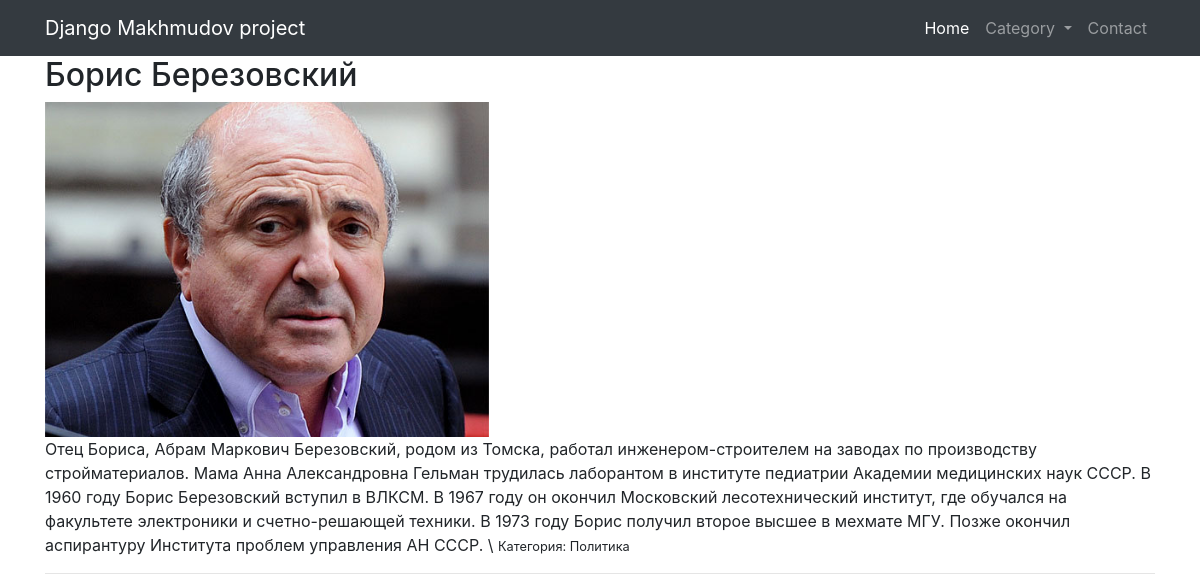
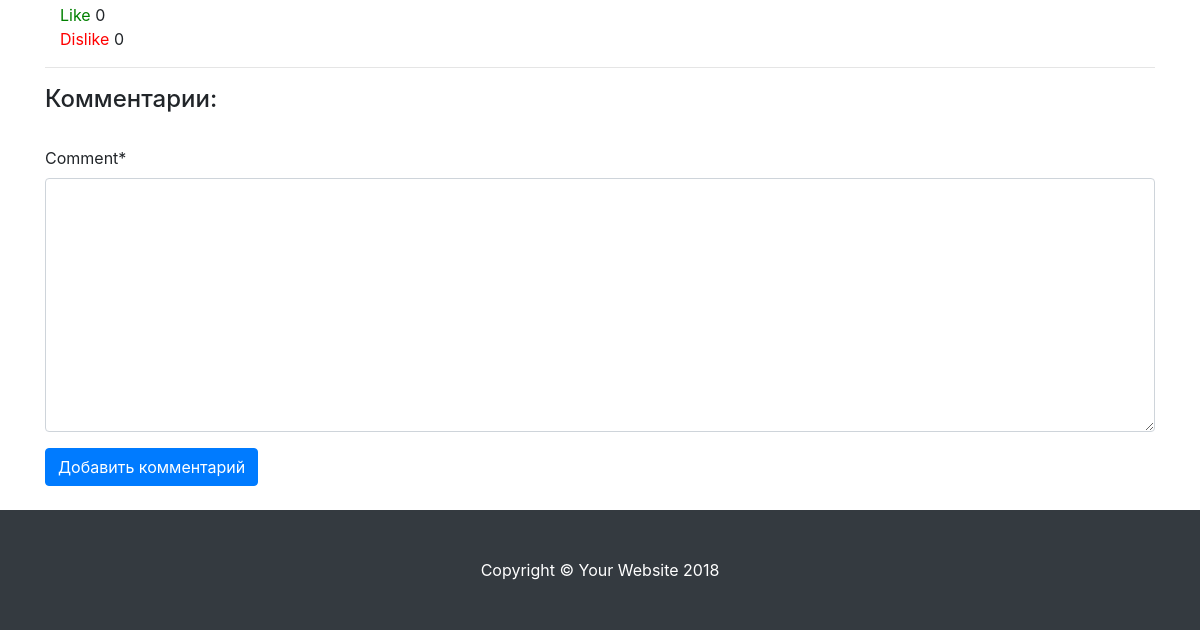
/articles/policy/boris-berezovskij, run on an earlier commit of the app's database (2 pictures, top to bottom).
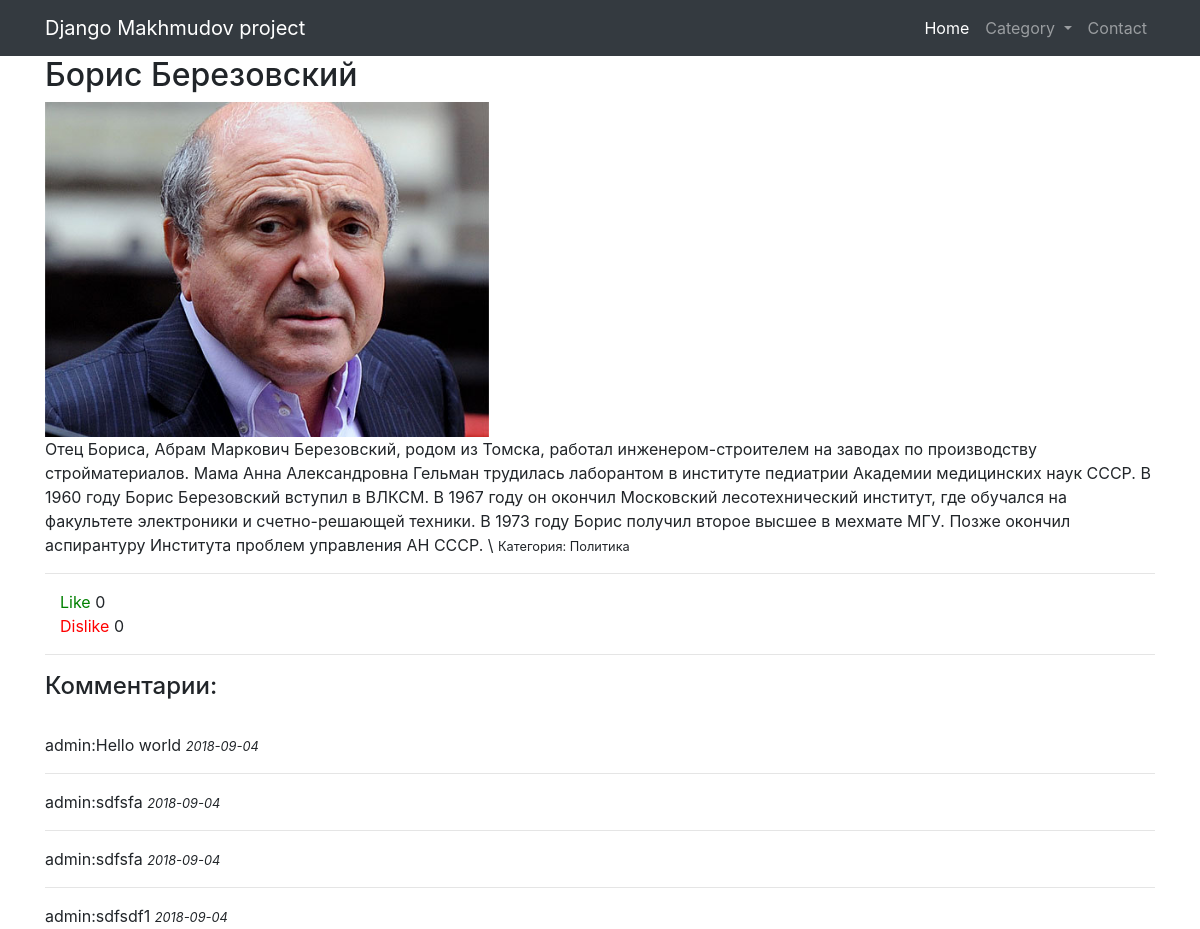
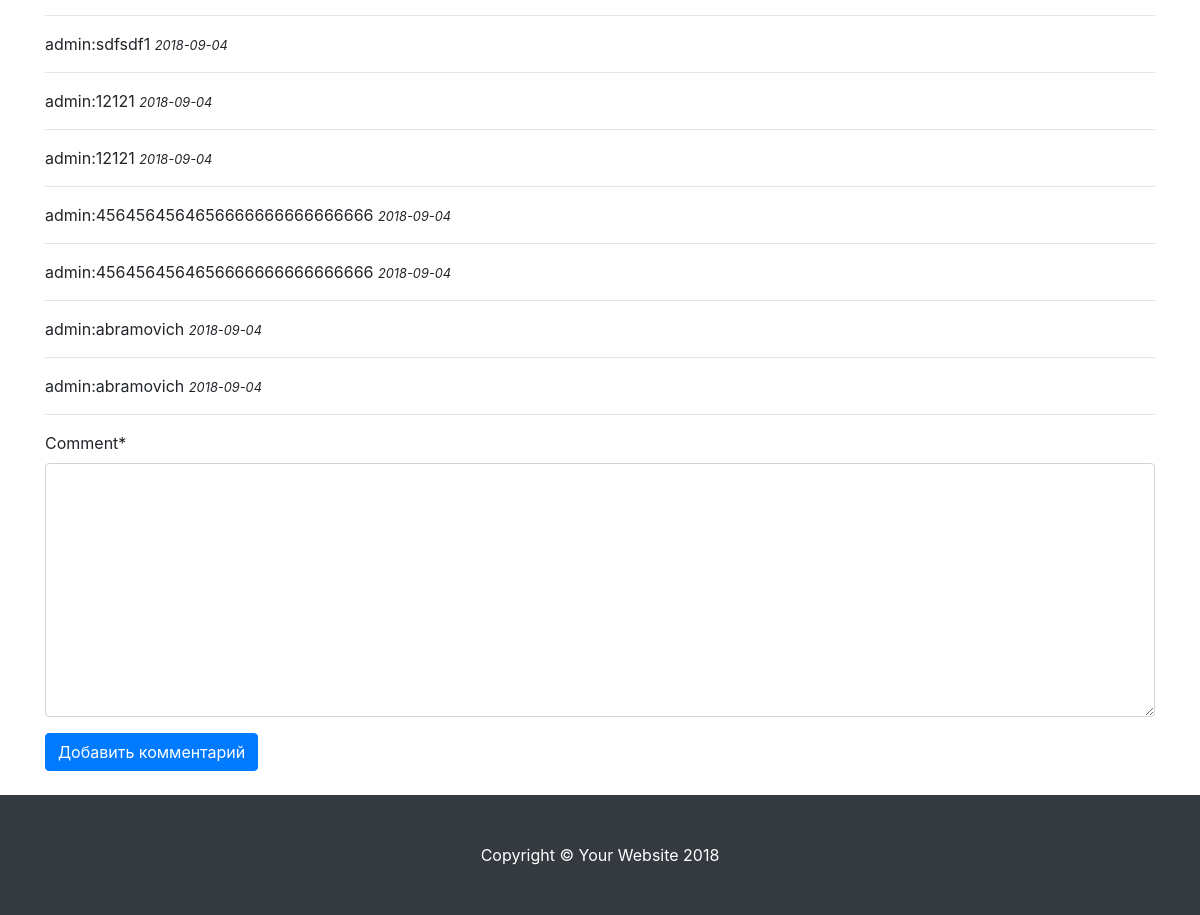
And on a later commit of the database (2 pictures, top to bottom).
### mediaportalapp/models.py (models this page shows)
class Comments(models.Model):
	author = models.ForeignKey(settings.AUTH_USER_MODEL)
	comment = models.TextField()
	timestamp = models.DateTimeField(auto_now_add=True, auto_now=False)
	content_type = models.ForeignKey(ContentType)
	object_id = models.PositiveIntegerField()
	content_object = GenericForeignKey()

### mediaportalapp/views.py (the view)
# urls.py: url(r'articles/(?P<category>[-\w]+)/(?P<slug>[-\w]+)', ArticleDetailView.as_view(), name='article_detail_mediaportalapp'),
class ArticleDetailView(DetailView, CategoryAndArticlesListMixin):
	model = Article
	template_name = 'mediaportalapp/article_detail.html'
	def get_context_data(self, *args, **kwargs):
		context = super().get_context_data(*args, **kwargs)
		context['article'] = self.get_object()
		context['article_comments'] = self.get_object().comments.all()
		context['comment_form'] = CommentForm()
		return context

### mediaportalapp/forms.py
class CommentForm(forms.Form):
	comment = forms.CharField(widget=forms.Textarea)

### mediaportalapp/mixins.py (called while the page is built)
    def get_context_data(self, *args, **kwargs):
        context = {}
        context['categories'] = Category.objects.all()
        context['tabs_articles'] = Article.objects.all()
        return context

### mediaportalapp/models.py (called while the page is built)
	def get_absolute_url(self):
		return reverse('category_detail_mediaportalapp', kwargs={'slug': self.slug})

	def __str__(self):
		return str(self.name)

### mediaportalapp/templates/mediaportalapp/article_detail.html (shortened to what this page needs)
{% extends 'mediaportalapp/index.html'%}
{% load static %}
{% load crispy_forms_tags %}
{% block content %}
    <div class="container">
        <div class="row">
            <div class="col-sm-12">
                <h2>{{ article.title }}</h2>
                <div><img src="{{ article.image.url }}" style="width:40%"></div>
                {{ article.content }}
                <small>Категория: {{ article.category.name }}</small>
            </div>
        </div>
        <hr>
        <div class="row">
            <div class="col-sm-12">
                <div class="col-sm-6">
                    <a href="#" id="like" style="color:green">Like</a>
                    <span id='span_like'>{{ article.likes }}</span>
                </div>
                <div class="col-sm-6">
                    <a href="#" id="dislike" style="color:red">Dislike</a>
                    <span id='span_dislike'>{{ article.dislikes }}</span>
                </div>
            </div>
        </div>
        <hr>
        <div class="row">
            <div class="col-12 field_new_comment">
            </div>
            <div class="col-12">
                <h4>Комментарии:</h4>
                <br>
                {% for com in article_comments %}
                    <p>{{ com.author.username }}:{{ com.comment }} <small><i>{{ com.timestamp|date:"Y-m-d" }}</i></small></p>
                    <hr>
                {% endfor %}
            </div>
        </div>
        <div class="row">
            <div class="col-12">
                <form action="" method="POST">
                    {{ comment_form|crispy }}
                    <input type="submit" value="Добавить комментарий" class="btn btn-primary" id='add_comment'  data-toggle="modal" data-target="#exampleModal">
                </form>
            </div>
        </div>
        <br>
    </div>
{% endblock content %}

What changed in the data, as far as the page shows it:
added Comments: author.username "admin", comment "Hello world", timestamp "2018-09-04"
added Comments: author.username "admin", comment "sdfsfa", timestamp "2018-09-04"
added Comments: author.username "admin", comment "sdfsfa", timestamp "2018-09-04"
added Comments: author.username "admin", comment "sdfsdf1", timestamp "2018-09-04"
added Comments: author.username "admin", comment "sdfsdf1", timestamp "2018-09-04"
added Comments: author.username "admin", comment "12121", timestamp "2018-09-04"
added Comments: author.username "admin", comment "12121", timestamp "2018-09-04"
added Comments: author.username "admin", comment "4564564564656666666666666666", timestamp "2018-09-04"
added Comments: author.username "admin", comment "4564564564656666666666666666", timestamp "2018-09-04"
added Comments: author.username "admin", comment "abramovich", timestamp "2018-09-04"
added Comments: author.username "admin", comment "abramovich", timestamp "2018-09-04"
